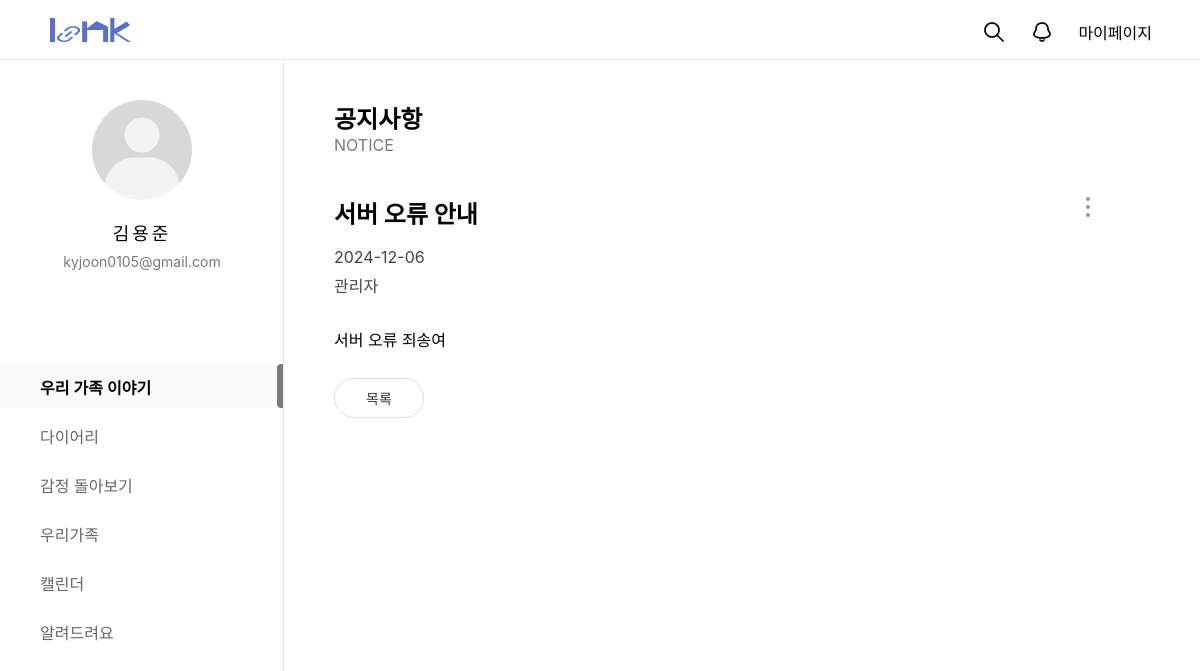
/customer/noticeview/1/, run on the app's committed database.
### customer/models.py (models this page shows, shortened)
class NoticeBoard(models.Model):
  bno = models.AutoField(primary_key=True)
  member = models.CharField(max_length=100, default='관리자')
  btitle = models.CharField(max_length=1000)
  bcontent = models.TextField()
  bdate = models.DateTimeField(auto_now=True)
  bfile = models.ImageField(null=True, blank=True, upload_to='uploads/')
  like_members = models.ManyToManyField(Member, related_name='like_member',  blank=True)

### customer/views.py (the view)
# urls.py: path('noticeview/<str:bno>/', views.noticeview, name="noticeview"),
def noticeview(request, bno):
  qs = NoticeBoard.objects.get(bno=bno)
  context = {'view':qs}
  return render(request, 'customer_notice_view.html', context)

### customer/templates/customer_notice_view.html (shortened to what this page needs)
{% extends 'main_navi_base.html' %}
{% load static %}
  {% block container-block%}
  <div id="container">
    <div id="customer_notice_menu">
      <h2>공지사항</h2>
      <span>NOTICE</span>
    </div>
    <div id="customer_view_top">
      <div class="customer_view_title">
        <h2>{{view.btitle}}</h2>
        <span>{{view.bdate|date:'Y-m-d'}}</span>
        <span>{{view.member}}</span>
      </div>
      <div id="modify_del_slide_1">
        <img src="/static/images/customer/addBtn.png" alt="" id="openModal_1" style="cursor: pointer;">
      </div>
    </div>
    <div id="customer_content">
      <p>{{view.bcontent}}</p>
    </div>
    <div class="customer_react">
      <div class="back_list" id="back_click">
        <span>목록</span>
      </div>
    </div>
  </div>
  {% endblock container-block%}

### static/css/main_navi_base.css (style rules this page uses)
* { margin: 0; padding: 0; font-family: "Pretendard Variable", Pretendard, -apple-system, BlinkMacSystemFont, system-ui, Roboto, "Helvetica Neue", "Segoe UI", "Apple SD Gothic Neo", "Noto Sans KR", "Malgun Gothic", "Apple Color Emoji", "Segoe UI Emoji", "Segoe UI Symbol", sans-serif; }

### static/css/customer/customer_service.css (style rules this page uses)
* { margin: 0; padding: 0; box-sizing: border-box; font-family: "Pretendard Variable", Pretendard, -apple-system, BlinkMacSystemFont, system-ui, Roboto, "Helvetica Neue", "Segoe UI", "Apple SD Gothic Neo", "Noto Sans KR", "Malgun Gothic", "Apple Color Emoji", "Segoe UI Emoji", "Segoe UI Symbol", sans-serif; }
body, html { height: 100%; }
#container { width: 100%; min-height: 100vh; padding: 100px 180px 300px 334px; }

### static/css/customer/customer_notice_view.css (style rules this page uses)
* { margin: 0; padding: 0; box-sizing: border-box; font-family: "Pretendard Variable", Pretendard, -apple-system, BlinkMacSystemFont, system-ui, Roboto, "Helvetica Neue", "Segoe UI", "Apple SD Gothic Neo", "Noto Sans KR", "Malgun Gothic", "Apple Color Emoji", "Segoe UI Emoji", "Segoe UI Symbol", sans-serif; }
body, html { height: 100%; }
#container { width: 100%; min-height: 100vh; padding: 100px 180px 300px 334px; }
#customer_notice_menu { width: 100%; height: 70px; margin-bottom: 25px; }
#customer_notice_menu span { color:#797979; }
#customer_view_top { width: 100%; display: flex; position: relative; justify-content: space-between; }
.customer_view_title h2 { font-size: 24px; margin-bottom: 17px; }
.customer_view_title span { width: 100%; display: block; font-size: 16px; color: #444444; margin-bottom: 6px; }
#customer_content { width: 100%; }
#customer_content p { margin: 20px 0 20px 0; line-height: 35px; }
.customer_react { display: flex; font-size: 14px; color: #333; margin-bottom: 40px; }
.customer_react .back_list { width: 90px; height: 40px; border: 1px solid #ddd; border-radius: 50px; text-align: center; padding-top: 7px; margin-right: 5px; cursor: pointer; }
.back_list span { line-height: 25px; text-align: center; vertical-align: middle; display: inline-block; width: 50px; }
#modify_del_slide_1, #modify_del_slide_2 { position: relative; position: absolute; right: 0; }

### static/css/customer/customer_notice_list.css (style rules this page uses)
* { margin: 0; padding: 0; box-sizing: border-box; font-family: "Pretendard Variable", Pretendard, -apple-system, BlinkMacSystemFont, system-ui, Roboto, "Helvetica Neue", "Segoe UI", "Apple SD Gothic Neo", "Noto Sans KR", "Malgun Gothic", "Apple Color Emoji", "Segoe UI Emoji", "Segoe UI Symbol", sans-serif; }
body, html { height: 100%; }
#container { width: 100%; min-height: 100vh; padding: 60px 300px 0 300px; }

### static/css/emotion/emotion.css (style rules this page uses)
* { margin: 0; padding: 0; box-sizing: border-box; font-family: "Pretendard Variable", Pretendard, -apple-system, BlinkMacSystemFont, system-ui, Roboto, "Helvetica Neue", "Segoe UI", "Apple SD Gothic Neo", "Noto Sans KR", "Malgun Gothic", "Apple Color Emoji", "Segoe UI Emoji", "Segoe UI Symbol", sans-serif; }
body, html { height: 100%; }
#container { width: 100%; min-height: 100vh; padding: 100px 100px 100px 334px; }

### data on the page
NoticeBoard: btitle "서버 오류 안내", bdate "2024-12-06", member "관리자", bcontent "서버 오류 죄송여"
